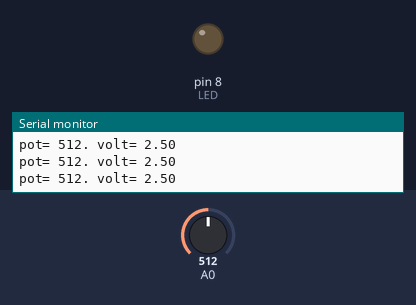
Bench run of a sketch on a simulated Arduino Uno, built with avr-gcc and run on an emulated ATmega328P. On the bench: output pins drawn as LEDs (lit = HIGH), the last lines printed to the serial monitor. Inputs (shaded band) come from the test bench; at power-on: A0 = 512.

Above: at 1.2 s.
1.3 s: A0 set to 498
At 1.6 s:
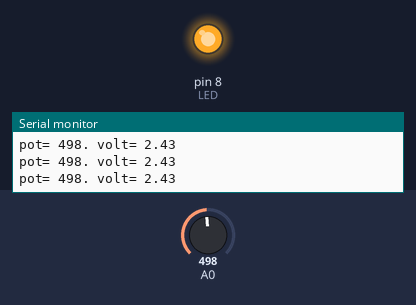
2.8 s: A0 set to 716
At 3.6 s:
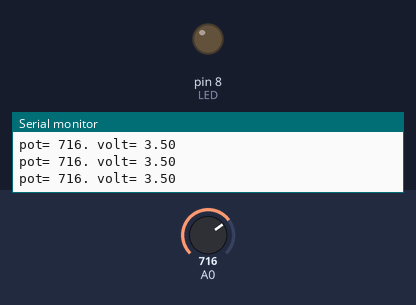
5.8 s: A0 set to 511
At 6.9 s:
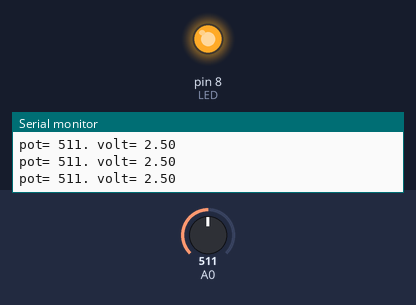
Timing chart, 0 to 8.8 s (numbered marks = the images above; inputs shaded):
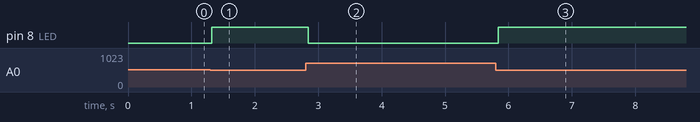

Measured:
- the behaviour switches between 512 and 511 on A0 (found by bisection; images 0 and 1)
- after the input at 1.3 s, pin 8 (LED): LOW → HIGH at once
- after the input at 2.8 s, pin 8 (LED): HIGH → LOW at once
- after the input at 5.8 s, pin 8 (LED): LOW → HIGH at once

The sketch:

light_sensor.ino
```cpp
int LED = 8;
void setup() {
   Serial.begin(9600);
  pinMode(LED, OUTPUT);
}

void loop() {
  int pot = analogRead(A0); // 0-1023 의 아날로그 밸류 Read
  Serial.print("pot= ");
  Serial.print(pot);

  float volt=(pot/1023.0)*5.0;
  Serial.print(". volt= ");
  Serial.println(volt);
  if (volt < 2.5) {
    digitalWrite(LED, HIGH);
  } else {
    digitalWrite(LED, LOW);
  }
  delay(50);
}
```
